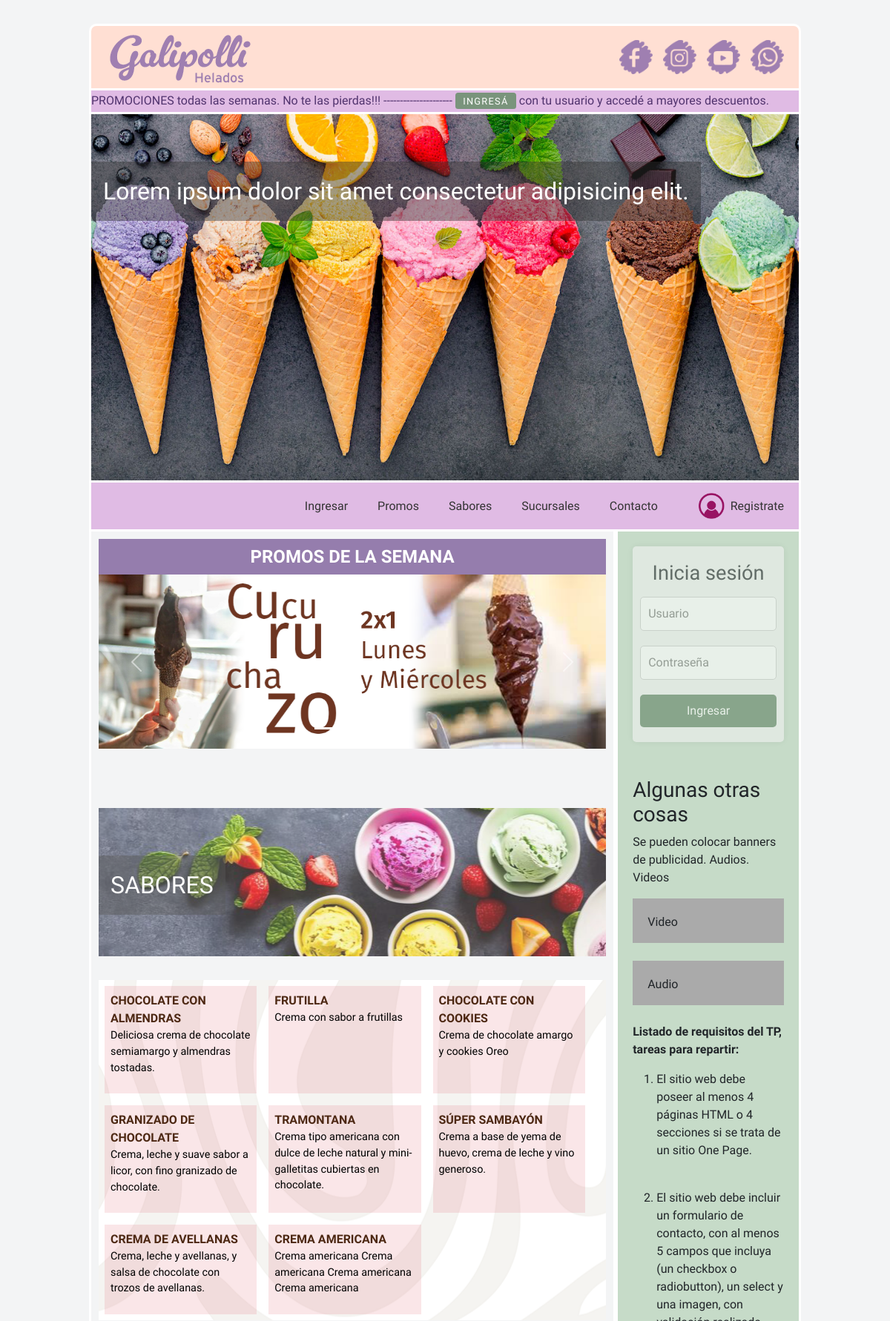
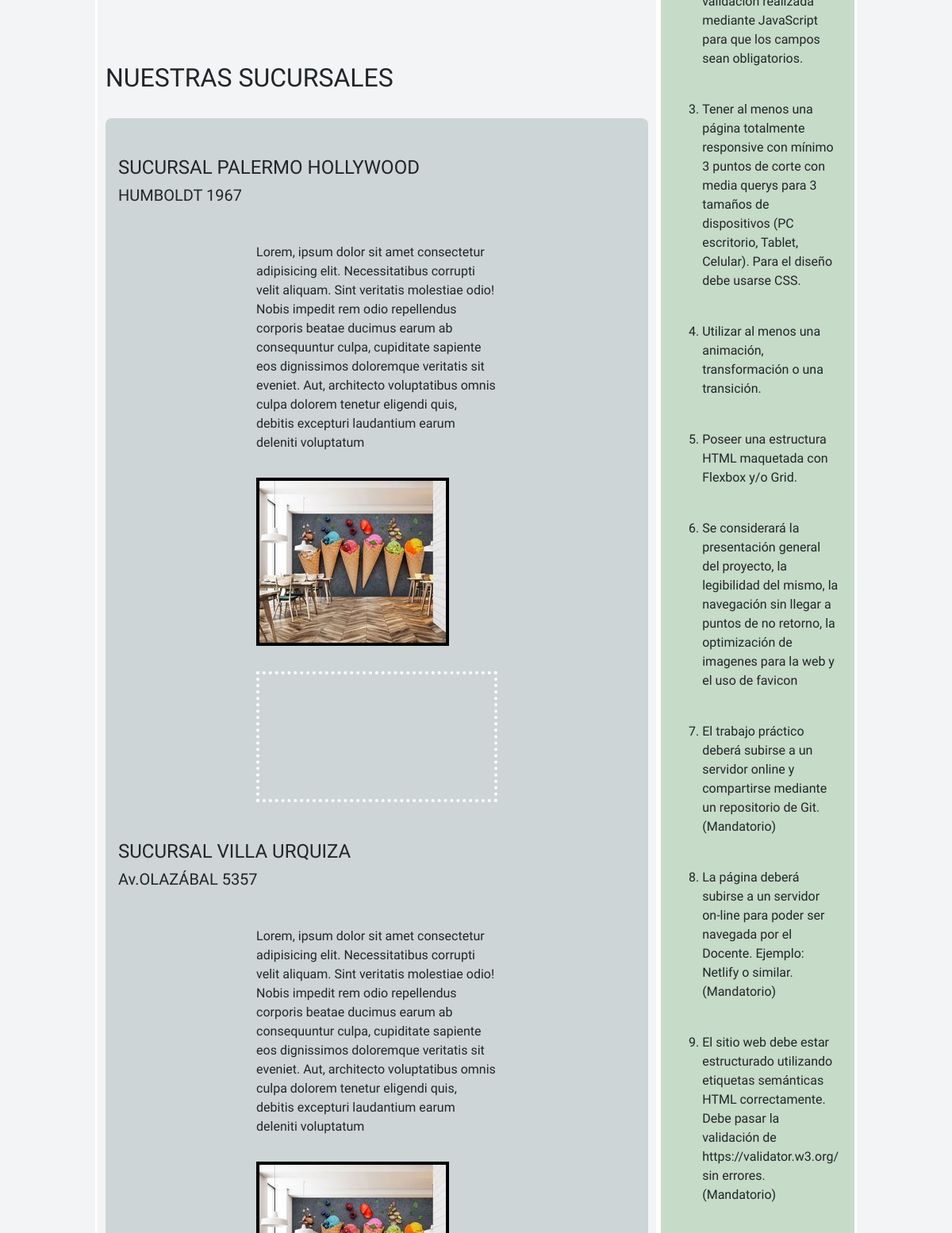
The page / (upper part) on the database its author committed (2 pictures, top to bottom).
### core/models.py (models this page shows, shortened)
class Helado (models.Model):
    sabor = models.CharField(max_length=50)
    descripcion = models.TextField()
    created = models.DateTimeField(auto_now_add=True)

### core/views.py (the view)
# urls.py: path('', index, name='index'),
def index(request):
    helados = Helado.objects.all()
    return render(request, 'index.html', {'helados':helados})

### core/context_processors.py (called while the page is built)
def site_url(request):
    return {'SITE_URL': settings.SITE_URL}

### core/templates/core/index.html (shortened to what this page needs)
{% extends 'base.html' %}
{% load static %}
{% block main %}
        <div class="row">
            <div class="main">
                <section id="Promos">
                    <div class="ttl_promos">PROMOS DE LA SEMANA</div>
                    <div>
                        <div id="demo" class="carousel slide" data-bs-ride="carousel">
                            <div class="carousel-indicators">
                            <button type="button" data-bs-target="#demo" data-bs-slide-to="0" class="active"></button>
                            <button type="button" data-bs-target="#demo" data-bs-slide-to="1"></button>
                            <button type="button" data-bs-target="#demo" data-bs-slide-to="2"></button>
                            </div>
                            <div class="carousel-inner">
                            <div class="carousel-item active">
                                <img src="{% static 'img/Promos/PromosSemana_01.png' %}" alt="Cucuruchazo Promo 2x1 Lunes y Miércoles" class="d-block w-100">
                            </div>
                            </div>
                            <button class="carousel-control-prev" type="button" data-bs-target="#demo" data-bs-slide="prev">
                            <span class="carousel-control-prev-icon"></span>
                            </button>
                            <button class="carousel-control-next" type="button" data-bs-target="#demo" data-bs-slide="next">
                            <span class="carousel-control-next-icon"></span>
                            </button>
                        </div>
                    </div>
                </section>
                <section>
                    <div id="Sabores" class="gapSection flavorsHeader">
                      <p class="flavorTtlHeader">SABORES</p>
                    </div>
                    <div class="flavorsFlexBx">
                    {% for helado in helados %}
                      <div class="flexItem">
                        <span class="flavorTtl">{{helado.sabor}}</span>
                        <span class="flavorDescription">{{helado.descripcion}}</span>
                      </div>
                    {% endfor %}
                    </div>
                  </section>
                <section id="Sucursales" class="gapSection">
                    <h2>NUESTRAS SUCURSALES</h2>
                    <div class="branchContainerFlex">
                        <div class="branchTitle"><H4>SUCURSAL PALERMO HOLLYWOOD</H4>
                             <H5>HUMBOLDT 1967</H5></div>
                        <div class="branchFlexBxItem">Lorem, ipsum dolor sit amet consectetur adipisicing elit. Necessitatibus corrupti velit
                            aliquam. Sint veritatis molestiae odio! Nobis impedit rem odio repellendus corporis
                            beatae ducimus earum ab consequuntur culpa, cupiditate sapiente eos dignissimos
                            doloremque veritatis sit eveniet. Aut, architecto voluptatibus omnis culpa dolorem
                            tenetur eligendi quis, debitis excepturi laudantium earum deleniti voluptatum</div>
                        <div class="branchFlexBxItem"><img src="{% static 'img/heladeria_01.jpg' %}" alt="Sucursal Palermo"></div>
                        <div class="branchFlexBxItem"><iframe src="https://www.google.com/maps/embed?pb=!1m18!1m12!1m3!1d3284.8399556611503!2d-58.43529352347754!3d-34.58291595640136!2m3!1f0!2f0!3f0!3m2!1i1024!2i768!4f13.1!3m3!1m2!1s0x95bcb58e3cb56881%3A0x2f6596d6d94565b!2sHumboldt%201967%2C%20C1414CTU%20Cdad.%20Aut%C3%B3noma%20de%20Buenos%20Aires!5e0!3m2!1ses!2sar!4v1715979849086!5m2!1ses!2sar"  allowfullscreen="" loading="lazy"></iframe></div>
                        <div class="branchTitle">
                        <H4>SUCURSAL VILLA URQUIZA</H4>
                        <H5>Av.OLAZÁBAL 5357</H5></div>
                        <div class="branchFlexBxItem">Lorem, ipsum dolor sit amet consectetur adipisicing elit. Necessitatibus corrupti velit
                            aliquam. Sint veritatis molestiae odio! Nobis impedit rem odio repellendus corporis
                            beatae ducimus earum ab consequuntur culpa, cupiditate sapiente eos dignissimos
                            doloremque veritatis sit eveniet. Aut, architecto voluptatibus omnis culpa dolorem
                            tenetur eligendi quis, debitis excepturi laudantium earum deleniti voluptatum</div>
                        <div class="branchFlexBxItem"><img src="{% static 'img/heladeria_01.jpg' %}" alt="Sucursal Palermo"></div>
                    </div>
                </section>
            </div>
            <div class="side">
                {% block content %}
                {% if not request.user.is_authenticated %}
                    <div class="login-container">
                        <h2>Inicia sesión</h2>
                        <form id="loginForm" method="POST" action="{% url 'login' %}">
                            <input type="text" id="username" name="username" placeholder="Usuario" required>
                            <input type="password" id="password" name="password" placeholder="Contraseña" required>
                            <button type="submit">Ingresar</button>
                       </form>
                    </div>
                {% endif %}
                {% endblock %}
            <br><br>
                <h3>Algunas otras cosas</h3>
                <p>Se pueden colocar banners de publicidad. Audios. Videos</p>
                <div class="fakeimg" style="height:60px;">Video</div><br>
                <div class="fakeimg" style="height:60px;">Audio</div><br>
                <p><b>Listado de requisitos del TP, tareas para repartir:</b>
                <Ol Type="1">
                    <li>El sitio web debe poseer al menos 4 páginas HTML o 4 secciones si se trata de un sitio One Page.
                    </li><br>
                    <li>El sitio web debe incluir un formulario de contacto, con al menos 5 campos que incluya (un
                        checkbox o radiobutton), un select y una
                        imagen, con validación realizada mediante JavaScript para que los campos sean obligatorios.</li>
                    <br>
                    <li>Tener al menos una página totalmente responsive con mínimo 3 puntos de corte con media querys
                        para 3 tamaños de dispositivos
                        (PC escritorio, Tablet, Celular). Para el diseño debe usarse CSS.</li><br>
                    <li>Utilizar al menos una animación, transformación o una transición.</li><br>
                    <li>Poseer una estructura HTML maquetada con Flexbox y/o Grid.</li><br>
                    <li>Se considerará la presentación general del proyecto, la legibilidad del mismo, la navegación sin
                        llegar a puntos de no
                        retorno, la optimización de imagenes para la web y el uso de favicon</li><br>
                    <li>El trabajo práctico deberá subirse a un servidor online y compartirse mediante un repositorio de
                        Git. (Mandatorio)</li><br>
                    <li>La página deberá subirse a un servidor on-line para poder ser navegada por el Docente. Ejemplo:
                        Netlify o similar.
                        (Mandatorio)</li><br>
                    <li>El sitio web debe estar estructurado utilizando etiquetas semánticas HTML correctamente. Debe
                        pasar la validación
                        de https://validator.w3.org/ sin errores. (Mandatorio)</li><br>
                        <br>
                </Ol>
                </p>
            </div>
        </div>
{% endblock %}

### core/templates/core/base.html (shortened to what this page needs)
{% load static %}
<!DOCTYPE html>
<html lang="es">
<head>
    <link href="https://cdn.jsdelivr.net/npm/bootstrap@5.3.3/dist/css/bootstrap.min.css" rel="stylesheet">
    <link rel="stylesheet" href="{% static 'css/styles.css' %}">
</head>
<body>
    <div class="centerAll">
            <div class="topHeader">
                <header id="Home">
                    <img src="{% static 'img/logo.png' %}" alt="logo">
                </header>
                <nav class="navHeader">
                    <ul class="navRedesHeader">
                        <li><a href="#"><img id="red_facebook" src="{% static 'img/ffacebook.png' %}" alt ="imagen facebook" onmouseover="cambiarImagen('red_facebook','facebook.png')" onmouseout="restaurarImagen('red_facebook','ffacebook.png')"></a></li>
                        <li><a href="#"><img id="red_instagram" src="{% static 'img/iinstagram.png' %}" alt ="imagen instagram" onmouseover="cambiarImagen('red_instagram','instagram.png')" onmouseout="restaurarImagen('red_instagram','iinstagram.png')"></a></li>
                        <li><a href="#"><img id="red_youtube" src="{% static 'img/yyoutube.png' %}" alt ="imagen youtube" onmouseover="cambiarImagen('red_youtube','youtube.png')" onmouseout="restaurarImagen('red_youtube','yyoutube.png')"></a></li>
                        <li><a href="#"><img id="red_whatsapp" src="{% static 'img/wwhatsapp.png' %}" alt ="imagen whatsapp" onmouseover="cambiarImagen('red_whatsapp','whatsapp.png')" onmouseout="restaurarImagen('red_whatsapp','wwhatsapp.png')"></a></li>
                    </ul>
                </nav>
            </div>
            <div class="designBar">
                <div class="scrolling-textContainer">
                    <p class="scrolling-text">PROMOCIONES todas las semanas. No te las pierdas!!! --------------------- <a href="#" class="loginIngresar"><span class="btnScrolling-text">INGRESÁ</span></a> con tu usuario y accedé a mayores descuentos.</p>
                </div>
            </div>
            <div class="header">
                <div class="txtHeader">Lorem ipsum dolor sit amet consectetur adipisicing elit.</div>
            </div>
            <div class="navbar menu-desktop">
                {% if not request.user.is_authenticated %}
                    <a href="{{ SITE_URL }}#username" class="loginIngresar">Ingresar</a>
                {% else %}
                    <a href="{% url 'salir' %}">Salir</a>
                {% endif %}
                <a href="{{ SITE_URL }}#Promos">Promos</a>
                <a href="{{ SITE_URL }}#Sabores">Sabores</a>
                <a href="{{ SITE_URL }}#Sucursales">Sucursales</a>
                <a href="{{ SITE_URL }}#Contacto">Contacto</a>
                <div class="log_user_desk">
                    {% if not request.user.is_authenticated %}
                        <a href="{% url 'register' %}#formularioRegistro">
                            <img id="logo_user" src="{% static 'img/login-user-red.png' %}">
                            <p>Registrate</p>
                        </a>
                    {% else %}
                        <a href="{% url 'profile' %}#cardProfile">
                            <img id="logo_user" src="{% static 'img/login-user-gris.png' %}" width="45px">
                            <p><strong>{{ request.user.username }}</strong></p>
                        </a>
                    {% endif %}
                </div>
            </div>
        </div>
            {% block main %}{% endblock %}
    </body>
</html>

### rows shown on the page
Helado: sabor "CHOCOLATE CON ALMENDRAS", descripcion "Deliciosa crema de chocolate semiamargo y almendras tostadas."
Helado: sabor "FRUTILLA", descripcion "Crema con sabor a frutillas"
Helado: sabor "CHOCOLATE CON COOKIES", descripcion "Crema de chocolate amargo y cookies Oreo"
Helado: sabor "GRANIZADO DE CHOCOLATE", descripcion "Crema, leche y suave sabor a licor, con fino granizado de chocolate."
Helado: sabor "TRAMONTANA", descripcion "Crema tipo americana con dulce de leche natural y mini-galletitas cubiertas en chocolate."
Helado: sabor "SÚPER SAMBAYÓN", descripcion "Crema a base de yema de huevo, crema de leche y vino generoso."
Helado: sabor "CREMA DE AVELLANAS", descripcion "Crema, leche y avellanas, y salsa de chocolate con trozos de avellanas."
Helado: sabor "CREMA AMERICANA", descripcion "Crema americana Crema americana Crema americana Crema americana"
